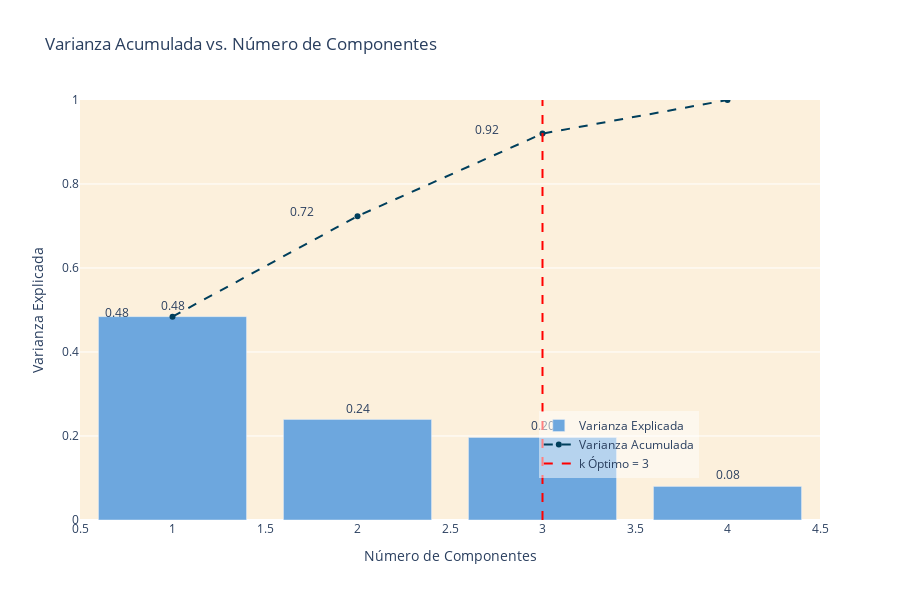

Here is the notebook cell this chart was saved with:
### Code cell
# Visualize the distribution of the scaled features with plotly

from sklearn.decomposition import PCA
from plotly import graph_objects as go

# Establecer 'Customer ID' como índice
customer_RFM_scaled.set_index('Customer ID', inplace=True)

# Aplicar PCA
pca = PCA().fit(customer_RFM_scaled)
explained_variance_ratio = pca.explained_variance_ratio_
cumulative_explained_variance = np.cumsum(explained_variance_ratio)

# Establecer el valor óptimo de k
optimal_k = 3

# Número de componentes
n_components = len(explained_variance_ratio)

# Crear la figura en Plotly
fig = go.Figure(layout=dict(
    width=900,
    height=600
    ))

# Añadir gráfico de barras para la varianza explicada
fig.add_trace(go.Bar(
    x=list(range(1, n_components + 1)),
    y=explained_variance_ratio,
    name='Varianza Explicada',
    marker_color='#6da7de',  # Azul claro
    text=[f"{ev:.2f}" for ev in explained_variance_ratio],
    textposition='outside'  # Coloca el texto encima de las barras
))

# Añadir gráfico de líneas para la varianza acumulada
fig.add_trace(go.Scatter(
    x=list(range(1, n_components + 1)),
    y=cumulative_explained_variance,
    name='Varianza Acumulada',
    mode='lines+markers',
    line=dict(color='#003f5c', dash='dash'),  # Azul oscuro, discontinuo
    marker=dict(color='#003f5c')
))

# Añadir línea vertical para el k óptimo
fig.add_shape(
    type='line',
    x0=optimal_k,
    y0=0,
    x1=optimal_k,
    y1=1,
    line=dict(color='red', dash='dash')
)

# Añadir una traza vacía para incluir la línea de k en la leyenda
fig.add_trace(go.Scatter(
    x=[None],
    y=[None],
    mode='lines',
    line=dict(color='red', dash='dash'),
    name=f'k Óptimo = {optimal_k}'
))

# Añadir anotaciones para la varianza acumulada
for i, cv in enumerate(cumulative_explained_variance):
    fig.add_annotation(
        x=i + 1 - 0.3,  # Desplazamiento horizontal similar al original
        y=cv + 0.01,    # Desplazamiento vertical
        text=f"{cv:.2f}",
        showarrow=False,
        align='center'
    )

# Personalizar el diseño
fig.update_layout(
    title='Varianza Acumulada vs. Número de Componentes',
    xaxis_title='Número de Componentes',
    yaxis_title='Varianza Explicada',
    yaxis_range=[0, 1],  # Rango del eje y de 0 a 1
    showlegend=True,
    legend=dict(
        x=0.62,
        y=0.1,
        bgcolor='rgba(255, 255, 255, 0.5)',  # Fondo semitransparente
        bordercolor='#003f5c'  # Borde en azul oscuro
    ),
    plot_bgcolor='#fcf0dc'  # Fondo similar al estilo seaborn del original
)

# Mostrar la gráfica
fig.show()

### Figure 1 — Plotly figure (JSON) as saved in the notebook; plotly's stock layout.template omitted (floating-point values rounded to 4 significant figures)
{"data": [{"marker": {"color": "#6da7de"}, "name": "Varianza Explicada", "text": ["0.48", "0.24", "0.20", "0.08"], "textposition": "outside", "type": "bar", "x": [1, 2, 3, 4], "y": [0.4842, 0.2393, 0.1965, 0.08001]}, {"line": {"color": "#003f5c", "dash": "dash"}, "marker": {"color": "#003f5c"}, "mode": "lines+markers", "name": "Varianza Acumulada", "type": "scatter", "x": [1, 2, 3, 4], "y": [0.4842, 0.7235, 0.92, 1.0]}, {"line": {"color": "red", "dash": "dash"}, "mode": "lines", "name": "k Óptimo = 3", "type": "scatter", "x": [null], "y": [null]}], "layout": {"annotations": [{"align": "center", "showarrow": false, "text": "0.48", "x": 0.7, "y": 0.4942}, {"align": "center", "showarrow": false, "text": "0.72", "x": 1.7, "y": 0.7335}, {"align": "center", "showarrow": false, "text": "0.92", "x": 2.7, "y": 0.93}, {"align": "center", "showarrow": false, "text": "1.00", "x": 3.7, "y": 1.01}], "height": 600, "legend": {"bgcolor": "rgba(255, 255, 255, 0.5)", "bordercolor": "#003f5c", "x": 0.62, "y": 0.1}, "plot_bgcolor": "#fcf0dc", "shapes": [{"line": {"color": "red", "dash": "dash"}, "type": "line", "x0": 3, "x1": 3, "y0": 0, "y1": 1}], "showlegend": true, "title": {"text": "Varianza Acumulada vs. Número de Componentes"}, "width": 900, "xaxis": {"title": {"text": "Número de Componentes"}}, "yaxis": {"range": [0, 1], "title": {"text": "Varianza Explicada"}}}}
